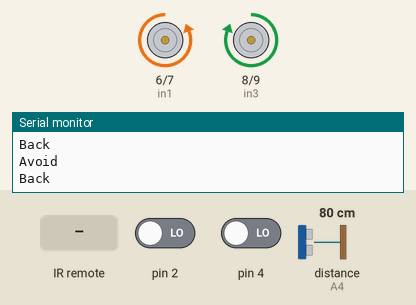
Simulated run of this sketch. Board: Arduino Uno, built with avr-gcc and run on an emulated ATmega328P. Shown: motor-driver pin pairs drawn as motors (green arrow = first pin HIGH = forward, orange = second pin HIGH = backward, longer = more drive, scaled by the enable pin), the last lines printed to the serial monitor. Wiring (inferred from the names in the program): ultrasonic range finder: trigger A5; echo A4. Inputs (shaded band) come from the test bench; at power-on: distance to the obstacle (sensor on A4) 80 cm, pin 2 LOW, pin 4 LOW. The echo pulse lasts 58.3 µs per cm; random numbers use the default seed unless the sketch sets one.

Above: at 1.5 s.
1.6 s: distance to the obstacle (sensor on A4) set to 2 cm
At 2.9 s:
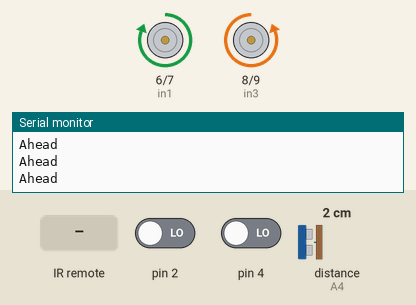
3.2 s: infrared code 0xFF22DD received
At 4.2 s:
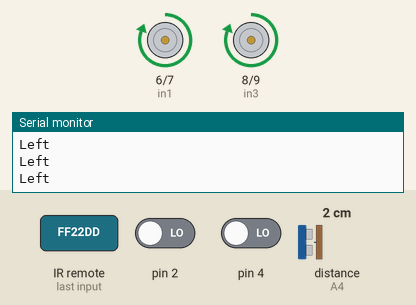
4.7 s: infrared code 0xFF02FD received
At 5.4 s:
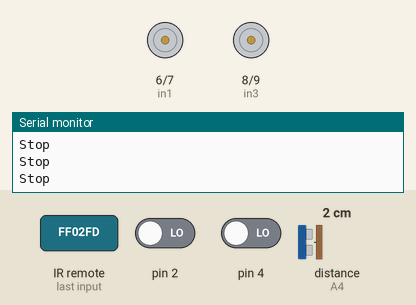
6.2 s: infrared code 0xFFC23D received
At 6.6 s:
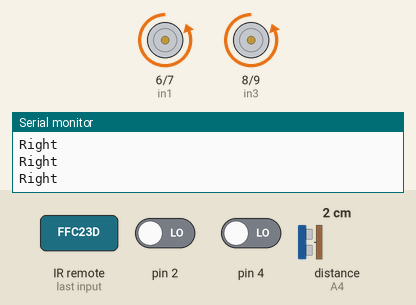
7.7 s: infrared code 0xFF02FD received
At 8.9 s:
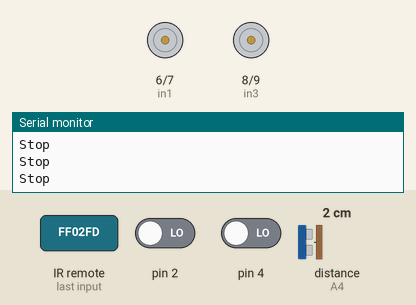
9.2 s: infrared code 0xFFA857 received
At 10.0 s:
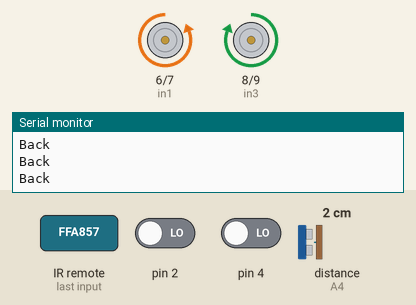
Timing chart, 0 to 11.7 s (numbered marks = the images above; inputs shaded):
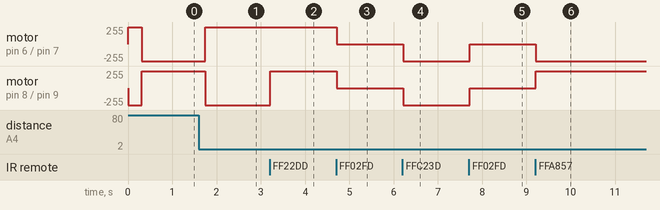

Measured:
- after the input at 1.6 s, motor on pin 6 (in1) / pin 7 (in2): backward 255/255 → forward 255/255 after 0.15 s; motor on pin 8 (in3) / pin 9 (in4): forward 255/255 → backward 255/255 after 0.14 s
- after the input at 3.2 s, motor on pin 8 (in3) / pin 9 (in4): backward 255/255 → forward 255/255 at once
- after the input at 4.7 s, motor on pin 6 (in1) / pin 7 (in2), motor on pin 8 (in3) / pin 9 (in4): forward 255/255 → stopped at once
- after the input at 6.2 s, motor on pin 6 (in1) / pin 7 (in2), motor on pin 8 (in3) / pin 9 (in4): stopped → backward 255/255 at once
- after the input at 7.7 s, motor on pin 6 (in1) / pin 7 (in2), motor on pin 8 (in3) / pin 9 (in4): backward 255/255 → stopped at once
- after the input at 9.2 s, motor on pin 6 (in1) / pin 7 (in2): stopped → backward 255/255 at once; motor on pin 8 (in3) / pin 9 (in4): stopped → forward 255/255 at once

The sketch:

seekanddestroyBeta.ino
```cpp
#include <IRremote.h>

// If LT_ returns true it means it found a white stripe.
// 0 for white, 1 elsewise

#define LTL digitalRead(10) // Left
#define LTC digitalRead(4) // Center
#define LTR digitalRead(2) // Right

// Infrared signal codes
#define IRL 16720605 // Left
#define IRR 16761405 // Right
#define IRF 16736925 // Forward
#define IRB 16754775 // Backwards
#define IRS 16712445 // OK - Stop
#define IRH 4294967295 // Hold any button
#define IR1 16738455 // number one
#define IR2 16750695 // number two
#define IR3 16756815 // number three


int Echo = A4;
int Trig = A5;
int in1 = 6;
int in2 = 7;
int in3 = 8;
int in4 = 9;
int ENA = 5;
int ENB = 11;
int ABS = 150;

int RECV_PIN = 12;
IRrecv irrecv(RECV_PIN);
decode_results results;
unsigned long IRSignal = IR1;

int ATTACK_DISTANCE = 20;

int RIGHT = 1;
int LEFT = 2;

int distance = 0;
int turnDirection = 0;
bool movingForward = false;

void _mForward()
{
  digitalWrite(ENA,HIGH);
  digitalWrite(ENB,HIGH);
  digitalWrite(in1,HIGH);//digital output
  digitalWrite(in2,LOW);
  digitalWrite(in3,LOW);
  digitalWrite(in4,HIGH);
  Serial.println("Ahead");
}

void _mBack()
{
  digitalWrite(ENA,HIGH);
  digitalWrite(ENB,HIGH);
  digitalWrite(in1,LOW);
  digitalWrite(in2,HIGH);
  digitalWrite(in3,HIGH);
  digitalWrite(in4,LOW);
  Serial.println("Back");
}

void _mLeft()
{
  digitalWrite(ENA,HIGH);
  digitalWrite(ENB,HIGH);
  digitalWrite(in1,HIGH);
  digitalWrite(in2,LOW);
  digitalWrite(in3,HIGH);
  digitalWrite(in4,LOW);
  Serial.println("Left");
}

void _mRight()
{
  digitalWrite(ENA,HIGH);
  digitalWrite(ENB,HIGH);
  digitalWrite(in1,LOW);
  digitalWrite(in2,HIGH);
  digitalWrite(in3,LOW);
  digitalWrite(in4,HIGH);
  Serial.println("Right");
}

void _mStop()
{
  digitalWrite(ENA,LOW);
  digitalWrite(ENB,LOW);
  Serial.println("Stop");
}

void _mTurn()
{
  if(turnDirection==RIGHT)
  {
    _mRight();
  }
  else
  {
    _mLeft();
  }
}

void _switchDirection()
{
  if(turnDirection==RIGHT)
  {
    turnDirection=LEFT;
  }
  else
  {
    turnDirection=RIGHT;
  }
}

 /*Ultrasonic distance measurement Sub function*/
int _measureDistance()
{
  digitalWrite(Trig, LOW);
  delayMicroseconds(2);
  digitalWrite(Trig, HIGH);
  delayMicroseconds(20);
  digitalWrite(Trig, LOW);
  float Fdistance = pulseIn(Echo, HIGH);
  Fdistance= Fdistance/58;
  return (int)Fdistance;
}

void _avoidTheLine()
{
  _mBack();
  delay(200);
  if(!LTC && LTR) // Touching the line with the left line tracker
  // USE THE LTC because LTL is damaged
  {
    _mRight();
    while(!LTC);
    delay(200);
    _mForward();
    delay(400);
  }
  else if (LTC && !LTR) // Touching the line with the right line tracker
  {
    _mLeft();
    while(!LTR);
    delay(200);
    _mForward();
    delay(400);
  }

  Serial.println("Avoid");
}

void setup()
{
  Serial.begin(9600);
  irrecv.enableIRIn(); // Start the receiver
  pinMode(Echo, INPUT);
  pinMode(Trig, OUTPUT);
  pinMode(in1,OUTPUT);
  pinMode(in2,OUTPUT);
  pinMode(in3,OUTPUT);
  pinMode(in4,OUTPUT);
  pinMode(ENA,OUTPUT);
  pinMode(ENB,OUTPUT);
  //_mBack();
  //delay(100);
  _mForward();
  delay(300);
  _mStop();
  turnDirection = random(1,3);
}

void loop()
{
  if(irrecv.decode(&results))
  {
    if(results.value != IRH)
    {
      IRSignal = results.value;
    }
    irrecv.resume();
    Serial.println(IRSignal);
  }
  else if (IRSignal == IR1)
  {
    distance = _measureDistance();

    if(distance<=ATTACK_DISTANCE)
    {
      if(!movingForward)
      {
        _switchDirection();
        _mTurn(); // When we start moving forward we come back a bit on the other direction to compensate for the momentum we had while rotating
        delay(10);
        //_mStop();
      }
      _mForward();
      movingForward = true;
    }
    else if (!LTC || !LTR)
    {
      movingForward = false;
      _avoidTheLine();
    }
    else
    {
      movingForward = false;
      _mTurn();
    }
  }
  else if(IRSignal == IRS){
    _mStop();
  }
  else if(IRSignal == IRF){
    _mForward();
  }
  else if(IRSignal == IRB){
    _mBack();
  }
  else if(IRSignal == IRR){
    _mRight();
  }
  else if(IRSignal == IRL){
    _mLeft();
  }
  else
  {
    IRSignal = IR1;
  }
}
```
